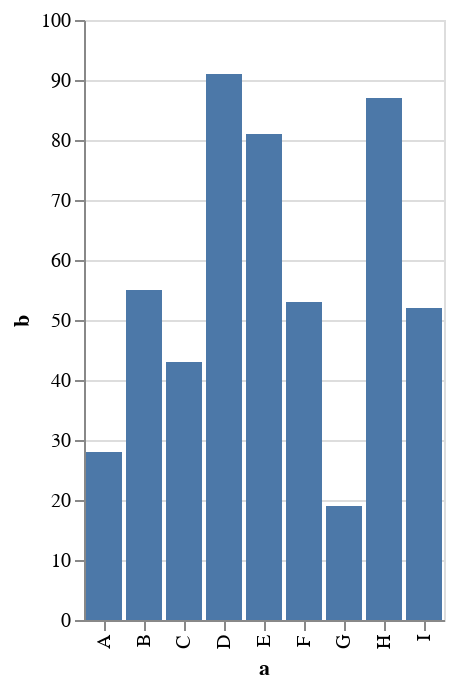

Source (notebook cell):
### Code cell
from IPython.display import display

display({
    "application/vnd.vegalite.v1+json": {
        "$schema": "https://vega.github.io/schema/vega-lite/v1.json",
        "description": "A simple bar chart with embedded data.",
        "data": {
            "values": [
                {"a": "A", "b": 28}, {"a": "B", "b": 55}, {"a": "C", "b": 43},
                {"a": "D", "b": 91}, {"a": "E", "b": 81}, {"a": "F", "b": 53},
                {"a": "G", "b": 19}, {"a": "H", "b": 87}, {"a": "I", "b": 52}
            ]
        },
        "mark": "bar",
        "encoding": {
            "x": {"field": "a", "type": "ordinal"},
            "y": {"field": "b", "type": "quantitative"}
        }
    }
}, raw=True)

### Figure 1 — Vega-Lite specification as saved in the notebook (floating-point values rounded to 4 significant figures)
{"$schema": "https://vega.github.io/schema/vega-lite/v1.json", "data": {"values": [{"a": "A", "b": 28}, {"a": "B", "b": 55}, {"a": "C", "b": 43}, {"a": "D", "b": 91}, {"a": "E", "b": 81}, {"a": "F", "b": 53}, {"a": "G", "b": 19}, {"a": "H", "b": 87}, {"a": "I", "b": 52}]}, "description": "A simple bar chart with embedded data.", "encoding": {"x": {"field": "a", "type": "ordinal"}, "y": {"field": "b", "type": "quantitative"}}, "mark": "bar"}
